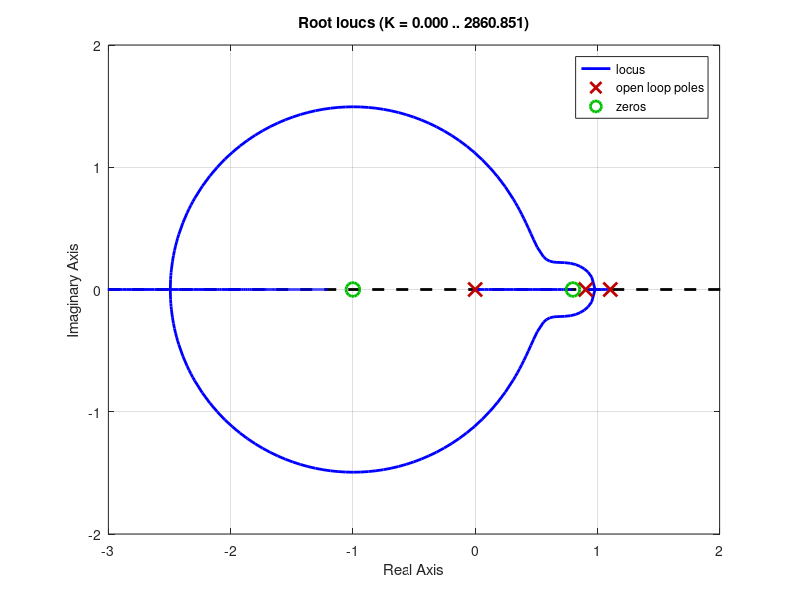
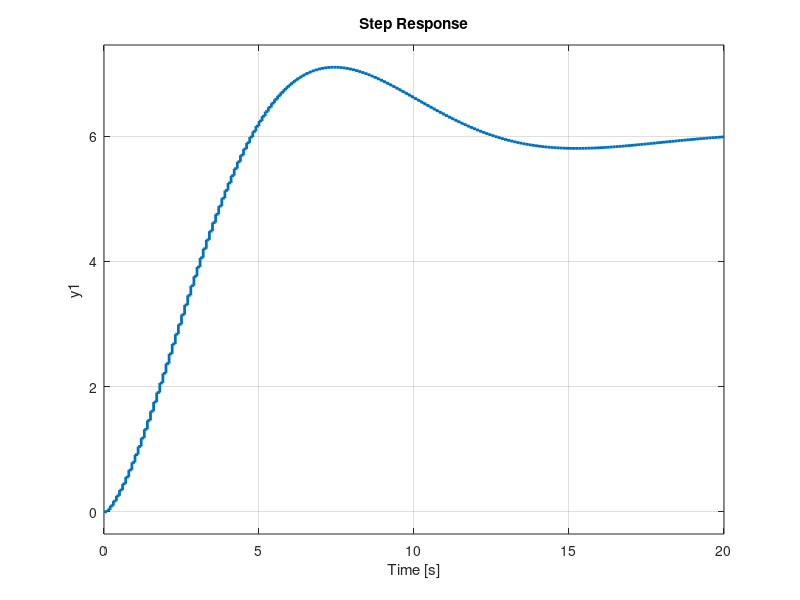
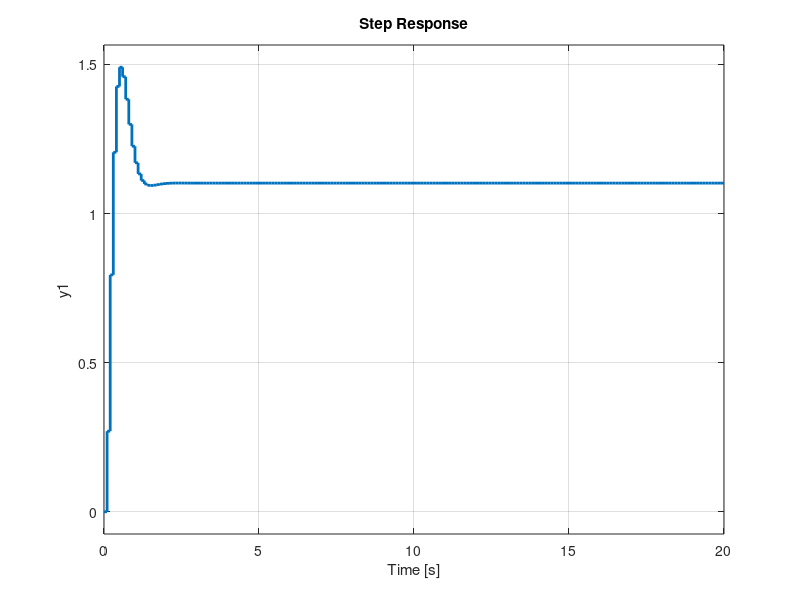
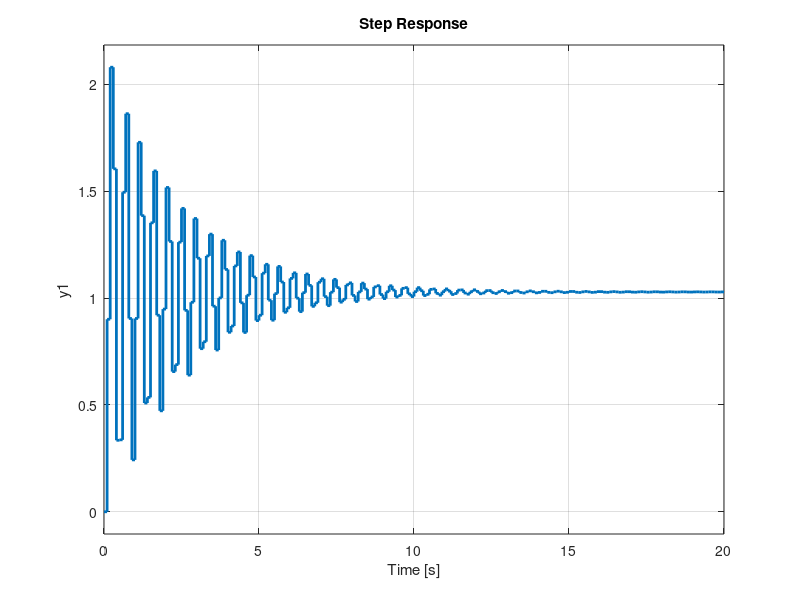

The MATLAB script that drew these images, in order:
%% MR2007 final exam VT17, problem 1
close all
clear all

G = tf([1], [1, 0, -1]);
h = 0.1;
H = c2d(G, h)
F = tf([1, -0.8], [1, 0], h)

figure(1)
clf
rlocus(F*H)
xlim([-3,2])
ylim([-2,2])
set(findobj(gca, 'type', 'line'), 'linewidth', 2)
axis equal
print -dpdf final_p1_rlocus_vt17.pdf


K = [6, 54, 180, 200];
  
for i = 1:length(K)
    sys = feedback(K(i)*F*H, 1);
    figure(1+i)
    clf
    step(sys, 20)
    %xlim(k_limes(i,2:3))
    %ylim(k_limes(i,4:5))
    hh = findobj(gcf, 'type', 'line')
    set(hh, 'linewidth', 2)
    fname = sprintf('step-plot-%d-vt17', i)
    print(fname, '-dpdf')
end

[num, den] = tfdata(H);
Phi = cat(1, -den{1}(2:end), [1, 0])
Gamma = [1;0];
C = num{1}(2:end)

Hss = ss(Phi, Gamma, C, 0, h)

Htf = tf(Hss)
